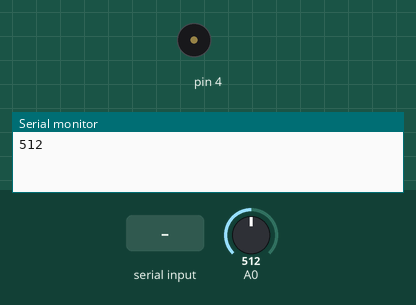
A sketch run on a simulated Arduino Uno, built with avr-gcc and run on an emulated ATmega328P. On the bench: buzzer (waves = sounding), the last lines printed to the serial monitor. Inputs (shaded band) come from the test bench; at power-on: A0 = 512.

Above: at 1.2 s.
1.3 s: A0 set to 990
4.2 s: A0 set to 1017
At 6.26 s:
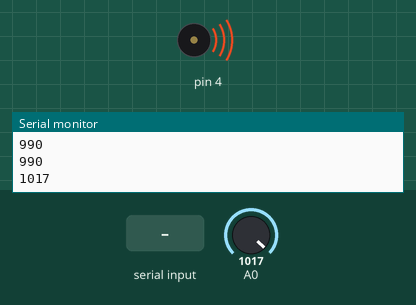
7.2 s: "off" received over the second serial link
10.2 s: "on" received over the second serial link
At 14.0 s:
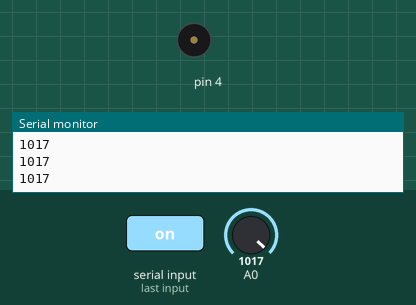
Timing chart, 0 to 14.2 s (numbered marks = the images above; inputs shaded):
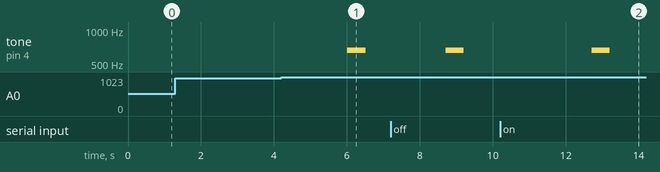

Measured:
- the behaviour switches between 999 and 1000 on A0 (found by bisection; images 0 and 1)
- after the input at 4.2 s, tone on pin 4: silent → 659 Hz after 1.8 s, → silent 0.50 s later
- after the input at 10.2 s, tone on pin 4: silent → 659 Hz after 2.5 s, → silent 0.50 s later

The sketch:

__.ino
```cpp
#include<SoftwareSerial.h>
SoftwareSerial Bt(10,11);
void setup() {
 Bt.begin(9600);
 Serial.begin(9600);
}


void loop()
{
  String m=Bt.readString();
  int a=analogRead(A0);
  Serial.println(a);
  delay(500);


   if(a>999)            //조도값 999초과시 소리가 나도록 설계
    {
     Bt.write("일어나");  //일어나라는 값을 블루투스를 통해 보낸다.
     tone(4,659,500);    //도가 0.6초 후 반복하도록 설정
     delay(600);
    }

    if(m.indexOf("off")==0) //알람끄기 버튼을 누른다면 off를 보내고 알람을 끄게됨 하지만 블루투스가 1초딜레이여서 1번 더 시행되고 꺼짐
    {

      noTone(4);            //피에조스피커 끄기
      while(1)              //반복문 실행
      {
            Serial.println(a);
            delay(500);
            String m=Bt.readString(); //다시 한번 m.indexOf()값을 초기화 시키기위해서 전 내용들을 다시 반복 시켜보았다.

            if(m.indexOf("on")==0)    //알람켜기 on값이 들어오면 반복문 탈출 설계
            {

                 break;

            }

      }
    }


}
```
